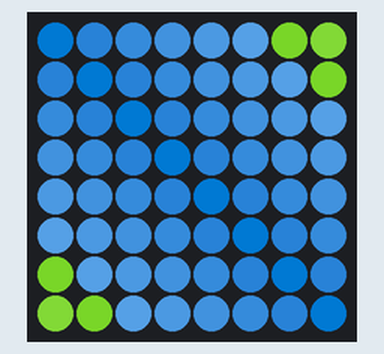
Bench run of a program on a simulated Raspberry Pi (BCM pin numbers) with a Sense HAT. Shown: the Sense HAT's 8×8 RGB LED matrix. Dim RGB values are drawn brighter than linear.

Above: at 0.07 s.
At 0.78 s:
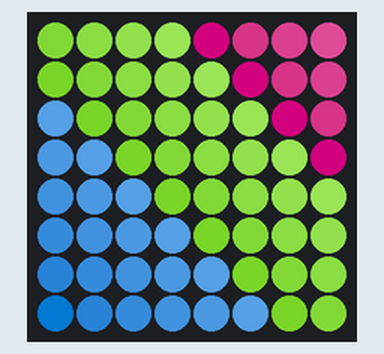
At 1.18 s:
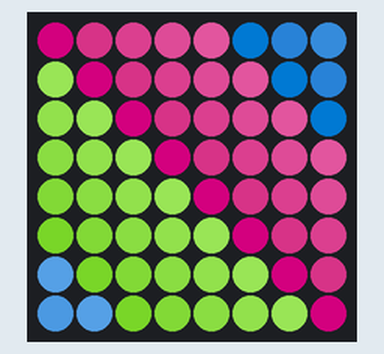
At 1.59 s:
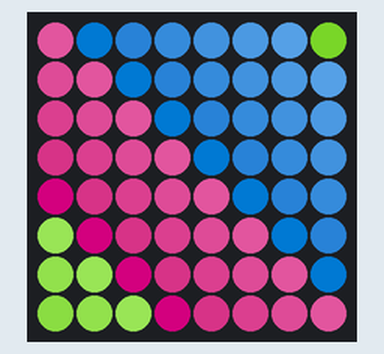
At 1.99 s:
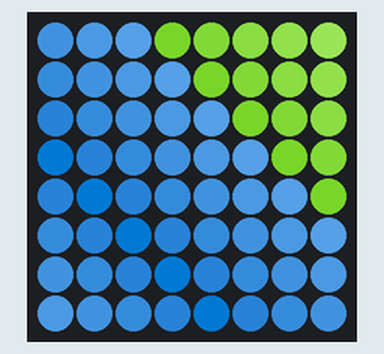

Measured:
- by itself, everything shown: repeats every 1.6 s, in 16 steps

The program:

rainbow12.py
```python
#!/usr/bin/env python3
# ========================================================================
# rainbow12.py
#
# Description: Diagonal rainbow with gradient effect.
#
# Author: Jim Ing
# Date: 2024-08-30
# ========================================================================

from config import sense
import time

def create_diagonal_rainbow(sense):
    width, height = 8, 8
    for t in range(width + height):  # Total time to create the diagonal effect
        # Create an empty matrix to store the colors
        matrix = [[(0, 0, 0)] * width for _ in range(height)]

        # Calculate the color gradient
        for y in range(height):
            for x in range(width):
                # Calculate distance from the diagonal (i.e., the diagonal line equation y = x)
                distance = abs(x - y + t) % (width + height)

                # Generate color based on the distance
                r = int(255 * (distance / (width + height)))
                g = int(255 * ((distance + (width + height) / 3) % (width + height)) / (width + height))
                b = int(255 * ((distance + 2 * (width + height) / 3) % (width + height)) / (width + height))

                # Assign color to the matrix
                matrix[y][x] = (r, g, b)

        # Flatten the matrix into a list of pixels
        pixels = [matrix[y][x] for y in range(height) for x in range(width)]

        # Display the matrix
        sense.set_pixels(pixels)
        time.sleep(0.1)

def main():
    try:
        while True:
            create_diagonal_rainbow(sense)

    except KeyboardInterrupt:
        sense.clear()

if __name__ == "__main__":
    main()
```

config.py
```python
#!/usr/bin/env python3
# ========================================================================
# config.py
#
# Description: Global configuration.
#
# Author: Jim Ing
# Date: 2024-08-29
# ========================================================================

from sense_hat import SenseHat
#from sense_hat import SenseHat, ACTION_PRESSED, ACTION_HELD, ACTION_RELEASED

sense = SenseHat()

sense.rotation = 0
sense.low_light = True
```
